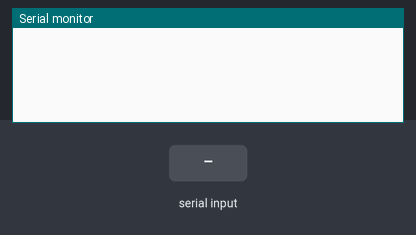
A sketch run on a simulated Arduino Uno, built with avr-gcc and run on an emulated ATmega328P. Shown: the last lines printed to the serial monitor. The test bench sets the inputs (shaded band).

Above: at 1.2 s.
1.3 s: "F" received over the second serial link
At 2.5 s:
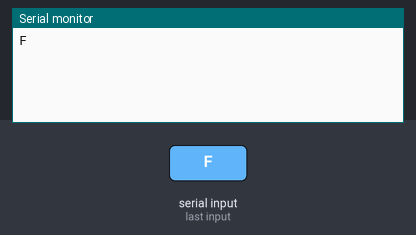
2.8 s: "1" received over the second serial link
At 3.8 s:
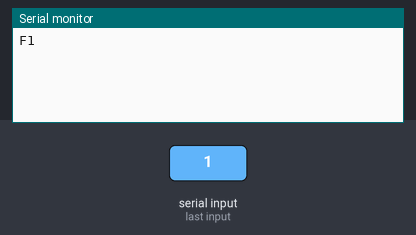

The sketch:

roborace.ino
```cpp
#include <SoftwareSerial.h>
SoftwareSerial mySerial(2, 3);
int r2 = 13;

         void setup()
{
  Serial.begin(9600);
  mySerial.begin(9600);
  pinMode(r2, OUTPUT);
}

char data;

void loop()
{
  Serial.begin(9600);
  if (mySerial.available())
  {
    data = mySerial.read();
    Serial.print(data);
  }
  if (data == 'F')
  {
    digitalWrite(r2, HIGH);
  }
}/*
  void forward()
  {
  digitalWrite(l1, HIGH);
  digitalWrite(l2, LOW);
  digitalWrite(r1, HIGH);
  digitalWrite(r2, LOW);
  Serial.println('BOT is moving Forward');
  }
  void reverse()
  {
  digitalWrite(l1, LOW);
  digitalWrite(l2, HIGH);
  digitalWrite(r1, LOW);
  digitalWrite(r2, HIGH);
  Serial.println('BOT is moving Reverse');
  }
  void left()
  {
  digitalWrite(l1, LOW);
  digitalWrite(l2, LOW);
  digitalWrite(r1, HIGH);
  digitalWrite(r2, LOW);
  Serial.println('BOT is moving left');
  }
  void right()
  {
  digitalWrite(l1, HIGH);
  digitalWrite(l2, LOW);
  digitalWrite(r1, LOW);
  digitalWrite(r2, LOW);
  Serial.println('BOT is moving Right');
  }
  void stopall()
  {
  digitalWrite(l1, LOW);
  digitalWrite(l2, LOW);
  digitalWrite(r1, LOW);
  digitalWrite(r2, LOW);
  Serial.println('BOT is Stop');
  }
*/
```

Measured:
- after the input at 1.3 s, the serial monitor: prints a new line at once (image 1)
- after the input at 2.8 s, the serial monitor: prints a new line at once (image 2)
